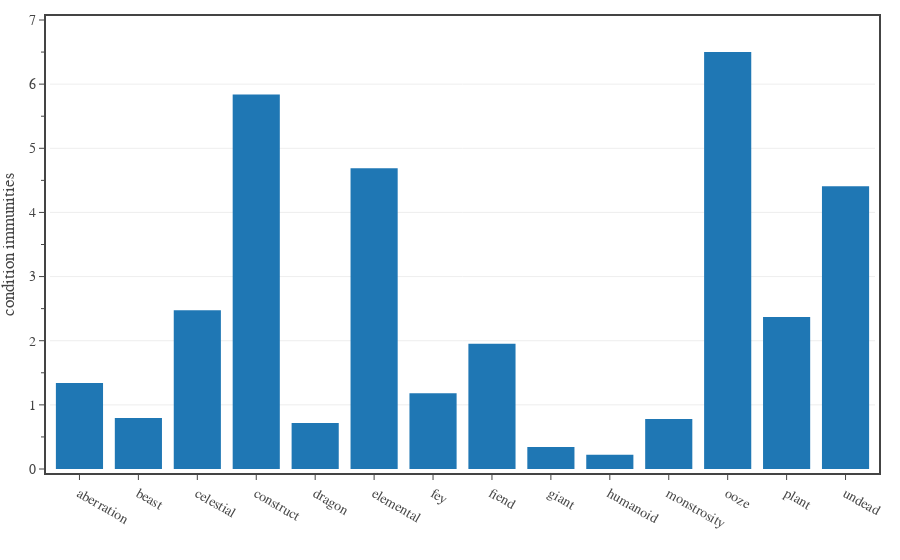

Notebook cell for this chart:
### Code cell
# Plots the average number of condition immunities for monsters of each type.
condition = 'All Conditions'

df1 = df0[df0['Category'].isin(['generic','legendary','unique']) & df0['CR'].between(1, 30)]
dfG = df1.groupby(['Type']).mean().reset_index()

fig = go.Figure()

fig.add_trace(go.Histogram(
    histfunc='avg', 
    x=dfG['Type'], 
    y=dfG[condition], 
    name=condition,
    hovertemplate=
        '<b>%{x}:</b> %{y:.2f}<br>'+
        '<extra></extra>',
))

fig.update_layout(
    template=TFB_TEMPLATE,
    xaxis=dict(
        title_text='',
        range=[-0.5, 14-0.5],
    ),
    yaxis=dict(
        title_text=f'condition immunities',
        range=[0.0, 7.0],
        tick0=0, dtick=1.0,
        minor=dict(tick0=0, dtick=0.5),
    )
)

fig.show(config=TFB_CONFIG)

### Figure 1 — Plotly figure (JSON) as saved in the notebook; plotly's stock layout.template omitted (floating-point values rounded to 4 significant figures)
{"data": [{"histfunc": "avg", "hovertemplate": "<b>%{x}:</b> %{y:.2f}<br><extra></extra>", "name": "All Conditions", "type": "histogram", "x": ["aberration", "beast", "celestial", "construct", "dragon", "elemental", "fey", "fiend", "giant", "humanoid", "monstrosity", "ooze", "plant", "undead"], "y": [1.341, 0.7955, 2.474, 5.839, 0.7156, 4.688, 1.182, 1.952, 0.3438, 0.2218, 0.7794, 6.5, 2.368, 4.408]}], "layout": {"xaxis": {"range": [-0.5, 13.5], "title": {"text": ""}}, "yaxis": {"dtick": 1, "minor": {"dtick": 0.5, "tick0": 0}, "range": [0, 7], "tick0": 0, "title": {"text": "condition immunities"}}}}
